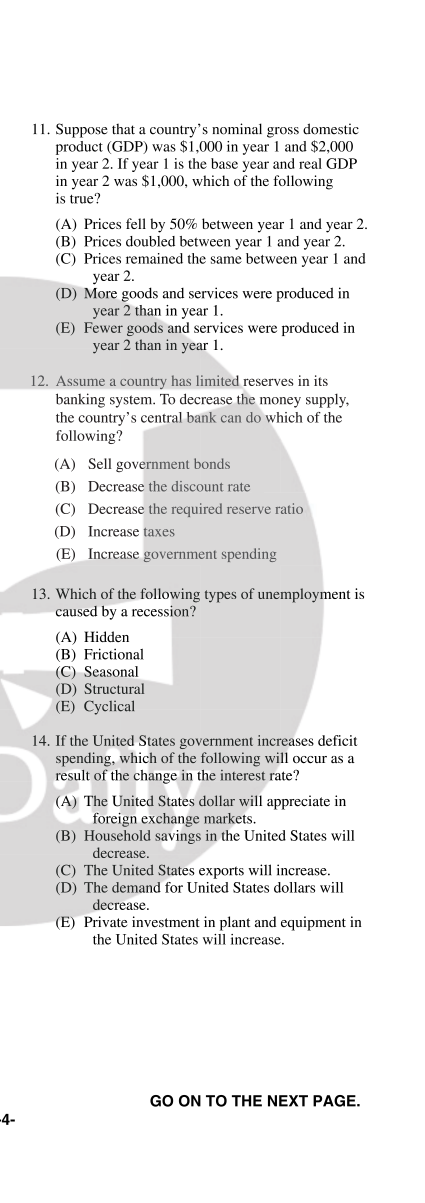
#> input picture scripts/page6_right.png, 1275 x 3608 px (shown at 1/3 size)
$ python remove_watermark.py page6_right.png --extensions page6_right.png
#> lines starting #> are read from the running program, lines starting #| are printed output that depends on the picture
#!/usr/bin/env python3
"""
Watermark Removal Tool — 去除图片底部版权水印

针对 College Board 风格水印（底部单行文本，如 © 2012 College Board）
策略：从底部扫描，找到水印文本行，在内容和水印之间的空白处裁剪

Usage:
    python scripts/remove_watermark.py input.png output.png
    python scripts/remove_watermark.py public/images/frq/ --batch
"""

import argparse
import os
import sys
from pathlib import Path

import numpy as np
from PIL import Image


def detect_watermark_cut(img, min_white_brightness=245, max_text_std=40, bottom_padding=2):
    """
    从底部往上扫描，找到水印文本行的上边界，返回裁剪点。

    策略：
    1. 从底部开始，跳过空白行（高亮度、低方差）
    2. 遇到文本行（亮度下降或方差上升）→ 进入水印区域
    3. 继续往上，找到水印结束后的第一个空白行 → 裁剪点
    4. 如果没有空白行，直接裁剪到水印开始处

    Args:
        min_white_brightness: 空白行最小平均亮度（0-255）
        max_text_std: 文本行最大标准差（低于此值可能是纯色而非文本）
        bottom_padding: 裁剪后保留的底部边距（像素）

    Returns:
        (new_height, had_watermark) — 新高度和是否检测到水印
    """
    arr = np.array(img).astype(np.float32)
    h, w = arr.shape[:2]

    # 灰度化
    if len(arr.shape) == 3:
        gray = np.mean(arr, axis=2)
    else:
        gray = arr

    # 每行统计
    row_mean = np.mean(gray, axis=1)
    row_std = np.std(gray, axis=1)

    # 判断空白行：亮度高 + 方差低
    is_white = (row_mean >= min_white_brightness) & (row_std <= max_text_std)

    # 从底部往上扫描
    state = 'blank'  # blank -> watermark -> content
    watermark_top = None

    for i in range(h - 1, -1, -1):
        if state == 'blank':
            # 跳过底部空白行
            if not is_white[i]:
                state = 'watermark'
                watermark_top = i
        elif state == 'watermark':
            # 在水印区域内，找最上方的非空白行
            if not is_white[i]:
                watermark_top = i
            else:
                # 水印结束，进入内容区域
                state = 'content'
                # i 是内容区域的最后一行（空白行），i+1 是水印开始行
                cut_row = i + 1  # 不额外加 padding，直接裁剪到水印开始处
                max_cut = max(50, int(h * 0.20))
                if cut_row >= h - max_cut:
                    return cut_row, True
                else:
                    return h, False

    # 如果扫描完都没找到内容区域，保守处理
    if watermark_top is not None:
        cut_row = watermark_top  # 裁剪到水印最上方
        max_cut = max(50, int(h * 0.20))
        if cut_row >= h - max_cut:
            return cut_row, True

    return h, False


def remove_watermark(img, **kwargs):
    """去除水印，返回处理后的图片。"""
    arr = np.array(img)
    h = arr.shape[0]

    new_h, had_watermark = detect_watermark_cut(img, **kwargs)

    if not had_watermark or new_h >= h:
        return img, False

    result = arr[:new_h, :]
    return Image.fromarray(result), True


def process_single(input_path, output_path=None, backup=True, **kwargs):
    """处理单个文件。"""
    input_path = Path(input_path)
    if not input_path.exists():
        print(f"❌ File not found: {input_path}")
        return False

    img = Image.open(input_path).convert('RGB')
    result, had_watermark = remove_watermark(img, **kwargs)

    if not had_watermark:
        print(f"  ℹ️ No watermark detected: {input_path.name}")
        return True

    old_h, new_h = img.size[1], result.size[1]

    # 备份
    if backup:
        backup_path = input_path.with_suffix('.original.png')
        if not backup_path.exists():
            img.save(backup_path, 'PNG')
            print(f"  💾 Backup: {backup_path.name}")

    # 保存
    if output_path is None:
        output_path = input_path
    result.save(output_path, 'PNG')

    print(f"  ✅ {input_path.name}: {old_h}→{new_h}px (cut {old_h - new_h}px)")
    return True


def process_batch(input_dir, output_dir=None, backup=True, extensions=('.png',), **kwargs):
    """批量处理目录。"""
    input_dir = Path(input_dir)
    if not input_dir.is_dir():
        print(f"❌ Not a directory: {input_dir}")
        return False

    files = []
    for ext in extensions:
        files.extend(input_dir.glob(f'*{ext}'))

    if not files:
        print(f"ℹ️ No images found in {input_dir}")
        return True

    print(f"\n📁 Processing {len(files)} images in {input_dir}\n")

    modified = 0
    for f in sorted(files):
        out = Path(output_dir) / f.name if output_dir else None
        if process_single(f, out, backup, **kwargs):
            if out is None or out == f:
                img = Image.open(f)
                if img.size[1] < Image.open(f.with_suffix('.original.png') if f.with_suffix('.original.png').exists() else f).size[1]:
                    modified += 1

    print(f"\n{'='*50}")
    print(f"Done: {len(files)} processed, {modified} watermarks removed")
    print(f"{'='*50}")
    return True


def main():
    parser = argparse.ArgumentParser(description='Remove bottom watermarks from images')
    parser.add_argument('input', help='Input file or directory')
    parser.add_argument('-o', '--output', help='Output file or directory (default: overwrite)')
    parser.add_argument('--batch', action='store_true', help='Batch process directory')
    parser.add_argument('--brightness', type=int, default=245, help='Min brightness for blank rows (0-255, default: 245)')
    parser.add_argument('--std', type=int, default=40, help='Max std for blank rows (default: 40)')
    parser.add_argument('--padding', type=int, default=2, help='Bottom padding after cut (default: 2)')
    parser.add_argument('--no-backup', action='store_true', help='Skip .original.png backups')
    parser.add_argument('--extensions', default='.png', help='Image extensions (comma-separated)')

    args = parser.parse_args()

    kwargs = {
        'min_white_brightness': args.brightness,
        'max_text_std': args.std,
        'bottom_padding': args.padding,
    }
    exts = tuple(args.extensions.split(','))

    if args.batch or Path(args.input).is_dir():
        process_batch(args.input, args.output, not args.no_backup, exts, **kwargs)
    else:
        process_single(args.input, args.output, not args.no_backup, **kwargs)
#> in process_single, img is the input picture: PIL image 1275x3608 RGB; mean R, G, B 236.5, 236.2, 236.3
#> in detect_watermark_cut, `row_mean = np.mean(gray, axis=1)`: row_mean = 3608 values, max 255 at index 0, min 152.2 at index 2236, mean 236.3
#> in detect_watermark_cut, `row_std = np.std(gray, axis=1)`: row_std = 3608 values, max 113.3 at index 3289, min 0 at index 0, mean 29.46
#> after the loop in detect_watermark_cut, `for i in range(h - 1, -1, -1):`: cut_row = 3362; max_cut = 721; watermark_top = 3362
#> in remove_watermark, `new_h, had_watermark = detect_watermark_cut(img, **kwargs)`: had_watermark = True
#> in remove_watermark, `result = arr[:new_h, :]`:
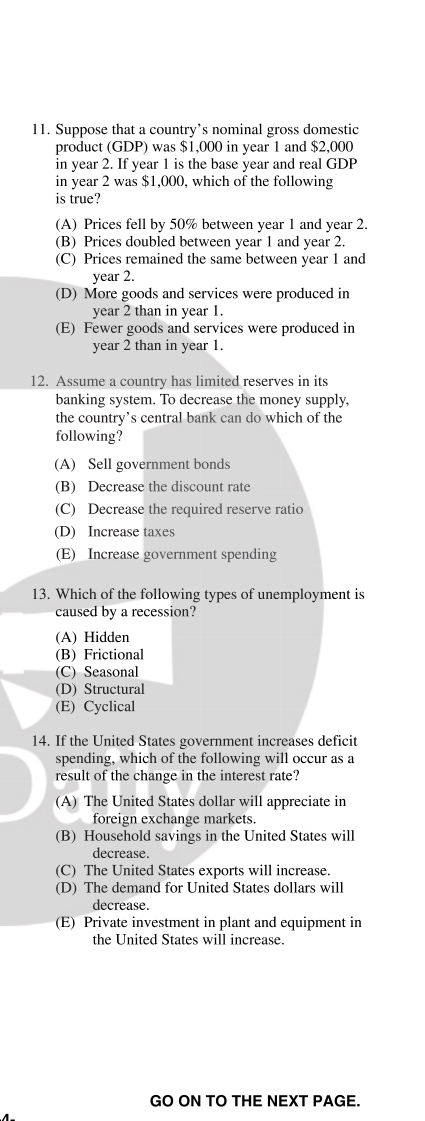
#> result: shape (3362, 1275, 3) (shown at 1/3 size); mean R, G, B 235.1, 234.9, 234.9
#|   ✅ page6_right.png: 3608→3362px (cut 246px)


if __name__ == '__main__':
    main()

$ run again, on temp_images/q061_crop_0-40.png
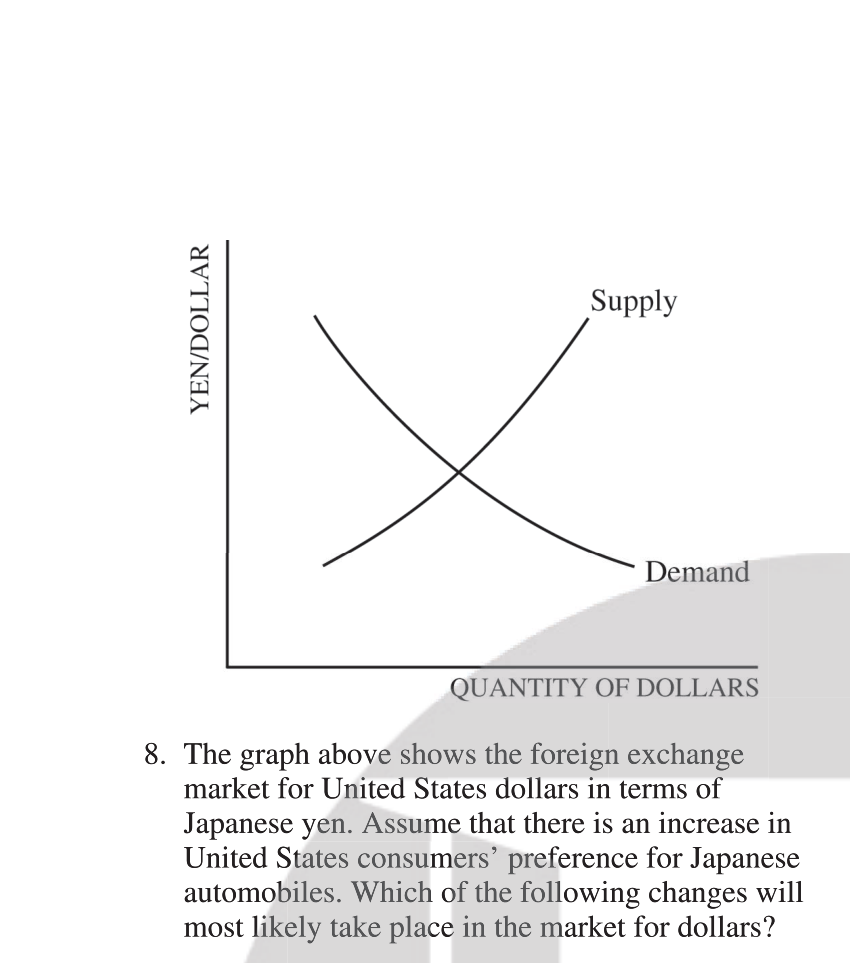
#> input picture temp_images/q061_crop_0-40.png, 850 x 963 px
#> in process_single, img is the input picture: PIL image 850x963 RGB; mean R, G, B 243.4, 243.2, 243.3
#> row_mean = 963 values, max 255 at index 0, min 129.1 at index 667, mean 243.3
#> row_std = 963 values, max 92.31 at index 797, min 0 at index 0, mean 23.24
#> after the loop in detect_watermark_cut, `for i in range(h - 1, -1, -1):`: cut_row = 846; max_cut = 192; state = 'content'; watermark_top = 846
#> in remove_watermark, `new_h, had_watermark = detect_watermark_cut(img, **kwargs)`: had_watermark = True
#> in remove_watermark, `result = arr[:new_h, :]`:
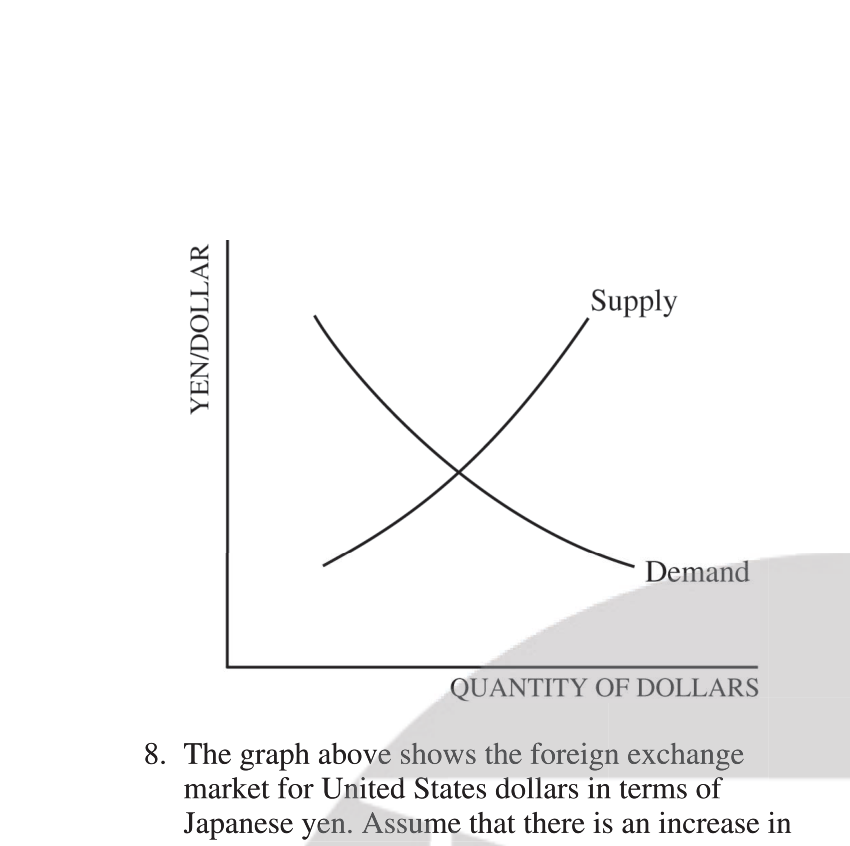
#> result: shape (846, 850, 3); mean R, G, B 246, 245.8, 245.9
#|   ✅ q061_crop_0-40.png: 963→846px (cut 117px)
